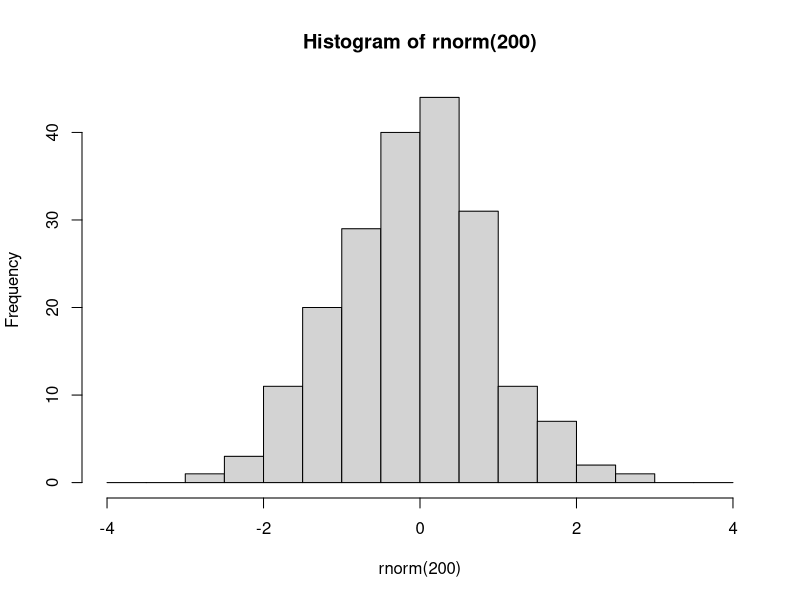
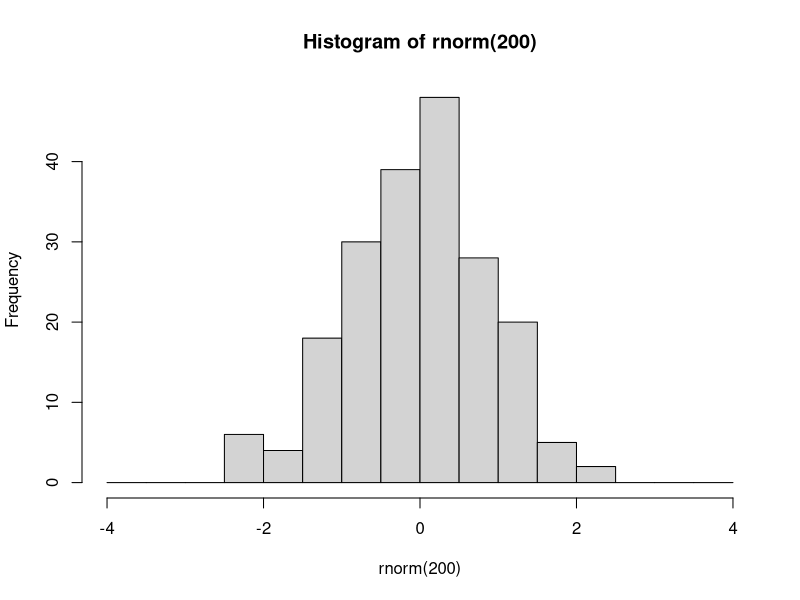
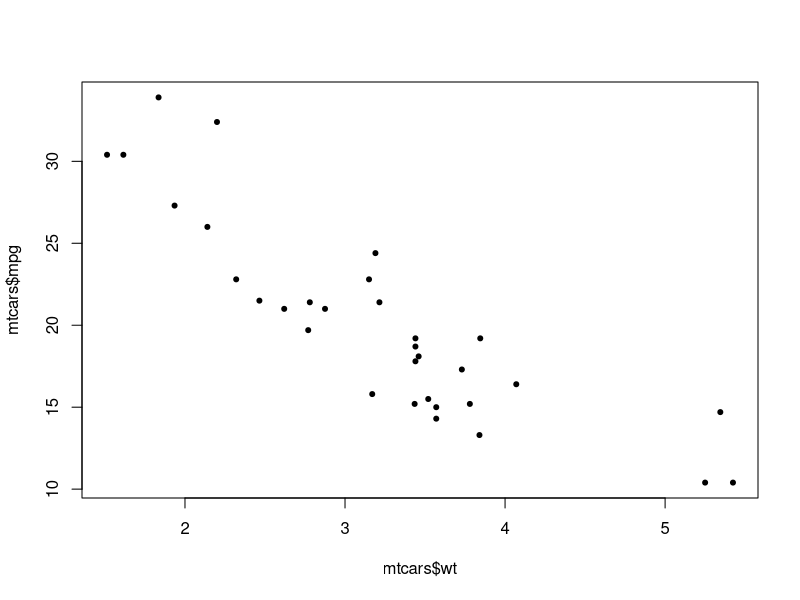

Recreate these plots in R, in order. (Note: this script raises an error after producing the figures.)
###################################
###################################
########                   ########
########   Data Science 1  ########
########       Lab 7       ######## 
########  10th Dec. 2024   ########
########                   ########
###################################
###################################

## Welcome to lab #4. Today we will start with an introduction to the tidyverse,
# Then you will write your own lm() function, and finally a couple of exercises



#####################
####    Pipes    ####
#####################

# The pipe operator looks like this: |>
# It signifies: take the element on the left and use it as the first argument in the function on the right

# Example
hist(rnorm(200), breaks=seq(-4,4,0.5))
# is equivalent to

rnorm(200) |> hist(breaks=seq(-4,4,0.5))

# The purpose of the pipe is mostly aesthetic, in particular to avoid large numbers of parentheses when something needs to be transformed using multiple functions:



### 1.1 Rewrite the following expression using pipes:
set.seed(123)
round(sqrt(log(runif(10,1,10))),2)
runif(10,1,10) |> log() |>sqrt() |>round(2)

# Pipes were initially created in a package called magrittr, part of the 'tidyverse' group of packages


########################
####    Packages    ####
########################

# Packages are essentially environments full of functions and/or objects which aren't loaded into R by default, but must be first installed (generally from a repository called CRAN), and then loaded

# Here we will install tidyverse, which is not one but a series of packages written by the same group of people, which share a number of syntactical features

install.packages('tidyverse')

# After you have installed tidyverse into your packages, you must also load it into your environment

library(tidyverse)

# You will only have to install a package once. However, every time you start fresh in a new R environment, you will have to load the packages you need again.

#########################
####    TIDYVERSE    ####
#########################

# The tidyverse encompasses a very large number of packages, and is fairly powerful (in that you can do a lot using tidyverse packages)
# However, you DO NOT need to use tidyverse exclusively! I mostly don't use it, for example, preferring to stick to base R except for a few functionalities.

# Downsides of tidyverse include: unique syntax which is very different from other programming languages such as python
# 'Black box' functions that have specific purposes that must be remembered, as opposed to more general-purpose functions in base R
# Often actually more verbose than base R (ie. requires more lines of code to do the same thing)
# Using tidyverse is a matter of preference!

# The pipe operator was originally introduced in the tidyverse package magrittr. 
# The tidyverse pipe operator looks like this: %>%

set.seed(123)
runif(10,1,10) %>% 
  log() %>%
  sqrt() %>%
  round(2)

# In this class we will look at 2 important tidyverse packages.
# Today we will look at dplyr, which is used to manipulate and transform data.
# Next week we will learn ggplot2, which is used for plotting and data visualisation

#####################
####    dplyr    ####
#####################

# The philosophy behind dplyr is that every data transformation can be done using a function, and multiple transformations can be done by piping an object through multiple functions
# For example, in dplyr we no longer use indexing.
# Instead we use the functions 'select', to choose specific columns in a data frame, and 'filter', to choose specific rows.

data(mtcars)

# so instead of:
mtcars[mtcars$cyl == 6, 1:5]
# we would write:
mtcars %>%
  filter(cyl==6) %>%
  select(1:5)
mtcars
### 2.1
# using select() and filter(), create a new database of cars that are over 4000 lbs in weight, retaining only the wt and mpg columns. Save this database to an object called 'df'.
df <- mtcars %>% filter( wt > 4) %>% select(1,6)
df
# After you have selected the rows and columns you are interested in, you can 
# change the order of the rows using arrange

df %>% arrange(wt)

df %>% arrange(desc(wt))


# To change variables, we can use mutate()
df <- df %>% mutate(wt_kg=wt*453.592,
                    km_per_l = mpg*1.60934/3.78541)
df
# And we can use ifelse() within mutate()
mtcars <- mtcars %>%
            mutate(wt_class = ifelse(wt>=4, 'Oversized','Standard'))
mtcars
# We can even do a sultiple ifelse statment using case_when()
mtcars <- mtcars %>%
            mutate(
              efficiency = case_when(
                mpg<=15 ~ 'low',
                mpg>15 & mpg<=20 ~ 'medium',
                mpg>20 ~ 'high'
                ))

# Next, summarise (or summarize) is a useful function which collapses a dataframe into a single row and can calculate summary statistics, eg:

mtcars %>% 
  summarise(
    mean_wt = mean(wt),
    sd_wt = sd(wt),
    n = length(mpg)
  )

# We can also use summarise to collapse a data frame not into one single row, but into as many rows as we have groups of interest. 
# To do this, first we need to use group_by()

mtcars %>% group_by(efficiency)
mtcars
# You'll notice that this automatically changes the data frame into a new kind of object, called a tibble.
# Tibbles are basically tidyverse dataframes, that display information slightly differently, and are a bit more particular about certain things like not wanting empty cells.
# Tibbles can also be grouped, which allows for further operations down the line
# For example:

mtcars %>% 
  group_by(efficiency) %>%
  summarise(
    wt_kg=mean(wt),
    n=length(hp)
  ) %>%
  arrange(
    c('high','medium','low')
  )

# You can group by multiple variables

mtcars %>% 
  group_by(efficiency,cyl) %>%
  summarise(
    wt_kg=mean(wt),
    n=length(hp)
  )

# After grouping a tibble, remember to ungroup it later using ungroup(), or you may have issues down the line.
?ungroup()
# 3.1
data(iris)
# using the dplyr functions do the following:
# create a new column called Petal.Area which is the product of the petal width and petal length columns.
# For each of the different species of iris, present the mean and standard deviation for the sepal length, sepal width, and petal area, as well as the number of samples (n)
# Order this database in decreasing order of average petal length.
iris <- iris %>% mutate(Petal.Area= Petal.Width * Petal.Length)
iris %>% group_by(Species) %>% summarise(mean_sep_leg = mean(Sepal.Length),sd_sep_leg=sd(Sepal.Length),mean_sep_wit = mean(Sepal.Width),sd_sep_wit = sd(Sepal.Width),mean_pet_ar = mean(Petal.Area),sd_petal_area = sd(Petal.Area), n = n() )
iris %>% arrange(desc(Petal.Length))
#######################################################
####    Code your own lm and predict functions!    ####
#######################################################

### 4.1 lm()

# Here I will walk you through the steps needed to write these functions. Follow along with the slides from this week's and last week's lectures - they contain all of the maths and some of the code that you need!

# At each step of the way, you should save each new element you calculate into a new object.

# Your lm function should take as input a y variable, and one or more x variables which should be inputted as a matrix or dataframe with one variable per column. 
my.lm <- function(y,x){

# Start by saving the sample size (n). You will need it later for calculating degrees of freedom for the test statistics and sampling distributions.
  n <- length(y)
# Next create the X matrix using as.matrix. Don't forget to add the column of 1s!
  x <- cbind(1,as.matrix(x))
# use the y input and your newly constructed x matrix to calculate the parameter estimates (or coefficients). 
# Hint: see lab 6, and remember that t() gives the transpose of a matrix and solve() gives its inverse
  b <- solve((t(x)%*%x)) %*% t(x)%*%y
# Next, using these calculated coefficients, calculate all of the predicted values, y_hat, for each of the values of x (each of the rows of the X matrix). 
# Hint: look at the formula for the linear model - and remember we are multiplying matrices!
  y_hat <- x %*% b
# Next, calculate the residuals (actual values of y minus the predicted values y_hat)
  e <- y - y_hat
# Next calculate the estimate of the residual standard error, s. Careful about the denominator here: check how many degrees of freedom you have!
  s <- sqrt(sum(e^2)/(n-ncol(x)))
# Using s, calculate the variance covariance matrix of the coefficients.
  vcov_coef <- s^2 * (solve(t(x)%*%x))
# from this covariance matrix, extract the standard errors of the coefficients
  se_coef <- sqrt(diag(vcov_coef))
# use these standard errors to calculate the t-values for each of the coefficients
  t_vals <- b / se_coef
# And use these t-values to calculate p-values.
  p <- pt(-abs(t_vals),df=n-ncol(x))*2
# Next, calculate the R2 value
  RSS <- sum(e^2)
  TSS <- sum((y-mean(y))^2)
  r2 <- 1-(RSS/TSS)
# Bonus points if you want to look up how to calculate adjusted R2
  adj_r2 <- 1-((1-r2)*(n-1)/(n-ncol(x)-1))
# Next, calculate the F-statistic and the p-value for the model.
  f_stat <- ((TSS - RSS) / (ncol(x) - 1)) / (RSS / (n - ncol(x)))
  model_p <- 1-pf(f_stat, df1 = ncol(x) - 1, df2 = n - ncol(x))
  
# Finally, put all of these elements into a list, and have your function return that list. 
  return(list(n=n,
              coefficients = b,
              residuals = e,
              s = s,
              vcov = vcov_coef,
              se = se_coef,
              t_values = t_vals,
              p_values = p,
              r2 = r2,
              adj_r2 = adj_r2,
              F_statistic = f_stat,
              model_p_value = model_p))
}

# compare your function against the built-in R function in R.

my.lm(y=mtcars$mpg,x=mtcars[,c('wt','cyl')])
model <- lm(mpg ~ wt + cyl, data = mtcars)
summary(model)
### 4.2 predict()
# This will be much shorter. Create a new function that takes as input the output from your first function, along with a new_data object that has as many columns as there are predictor variables in the model output, and a confidence interval size

my.predict <- function(model_output, new_data, ci_level = 0.97) {
  
  # Extract coefficients from your my.lm output
  coef = model_output$coefficients

  # Add a column of 1s to the new_data
  new_data = cbind(1,as.matrix(new_data))

  # generate the predicted values of y from the new_data object based on the coefficients from the model
  # Again, remember the formula for the linear model!
  y_hat = new_data %*% coef

#for each of these predicted values, calculate a confidence interval
  # first calculate the critical levels of the t-distribution using the ci_level and the degrees of freedom
  area_in_tails=(1-ci_level)/2
  t_lower = qt(area_in_tails,df=model_output$n-ncol(new_data))
  t_upper = -t_lower

  # next, for each row of the new_data object, calculate the standard error of the predicted value
  # Check the slides, and remember that 𝒗𝒄𝒐𝒗(𝒃) was saved as "vcov" in the model output
 sy = sqrt(apply(new_data,1,function(.)t(.)%*%model_output$vcov%*%.))
  
  # next, calculate the upper and lower confidence boundaries for each prediction using the critical t-levels and the previously calculated standard error
 ci_lower = sy*t_lower
 ci_upper = sy * t_upper

  # finally, put these confidence intervals into a dataframe
 ci = data.frame(ci_lower,ci_upper)
 colnames(ci) = paste0(ci_level,'%_',c('lower','upper'))
 df = cbind(y_hat = y_hat,ci)
 return(df)
}


### 4.3
# Use your functions to run the following model
model <- my.lm(y=mtcars$mpg,x=mtcars[,c("wt","cyl")])
my.predict(model,new_data = data.frame(wt=3.5,cyl=4),ci_level =0.99)
# mtcars$mpg ~ mtcars$wt + mtcars$cyl
# Fit the model using your custom lm function
model <- my.lm(y = mtcars$mpg, x = mtcars[, c('wt', 'cyl')])

# Create new data for prediction
new_data <- data.frame(wt = seq(min(mtcars$wt), max(mtcars$wt), length.out = 100), cyl = 4)

# Use your custom predict function to get predictions and confidence intervals
predictions <- my.predict(model_output = model, new_data = new_data, ci_level = 0.96)


# Then plot predicted marginal effect of weight for a car with 4 cylynders. Add 96% confidence intervals to the graph.
# Hint: For this, in your "newdata" object, add a column of 4s for the number of cylinders

x <- seq(0,6,0.1)
ci <- my.predict(model,new_data = cbind(wt=x,cyl=4),ci_level = 0.96)
plot(mtcars$wt,mtcars$mpg,pch=20)
lines(x,model$coefficients['1',]+x*model$coefficients['wt',]+4*model$coefficients['cyl',])

# Plot predicted marginal effect of weight for a car with 4 cylinders
plot(new_data$wt, predictions$y_hat, type = 'l', col = 'blue', lwd = 2,
  xlab = 'Weight', ylab = 'Predicted MPG', main = 'Predicted MPG vs Weight for 4 Cylinders')
lines(new_data$wt, predictions$`96%_lower`, col = 'red', lty = 2)
lines(new_data$wt, predictions$`96%_upper`, col = 'red', lty = 2)
legend('topright', legend = c('Predicted MPG', '96% CI'), col = c('blue', 'red'), lty = c(1, 2), lwd = 2)


# Compare this graph to the graph from the lecture.


# What do you conclude?

